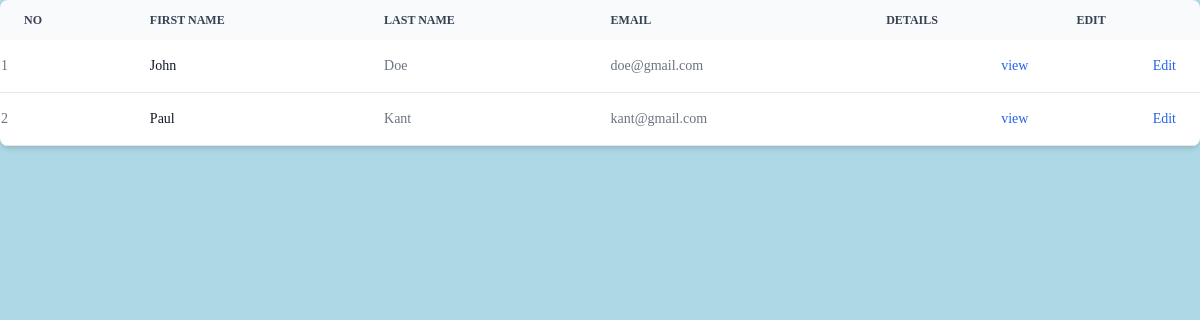
Page /about/ on the earlier database version.
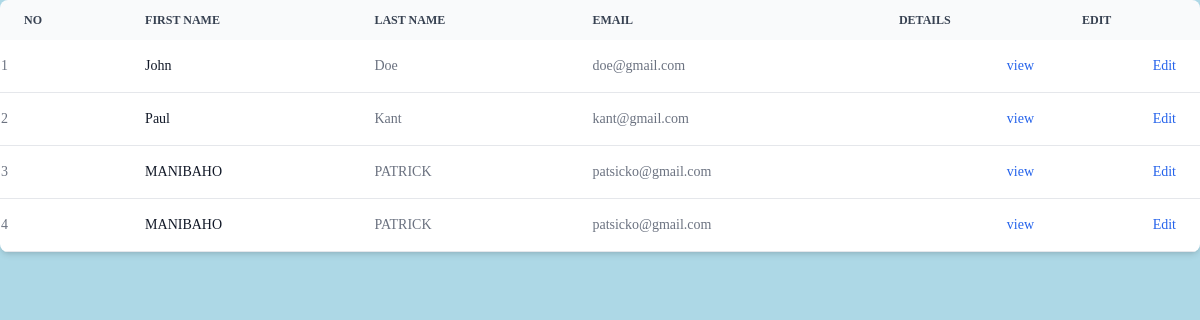
Same page on the later database version.
### home/models.py (models this page shows, shortened)
class User(models.Model):
    firstName = models.CharField(max_length=255)
    lastName = models.CharField(max_length=255)
    phone = models.IntegerField(null=True)
    email = models.CharField(max_length=255)
    join_date = models.DateField(null=True)

### home/views.py (the view)
# urls.py: path('about/', views.about, name='about' ),
def about(request):
    users = User.objects.all().values()
    blogs = Blog.objects.all().values()
    template=loader.get_template('about.html')
    context = {
        'users':users,
        'blogs':blogs
    }
    return HttpResponse(template.render(context,request))

### home/templates/about.html (shortened to what this page needs)
{% extends "master.html" %}
{% block content %}
<div>
<div class="relative overflow-x-auto shadow-md sm:rounded-lg">
    <table class="w-full text-sm text-left rtl:text-right text-gray-500 dark:text-gray-400">
        <thead class="text-xs text-gray-700 uppercase bg-gray-50 dark:bg-gray-700 dark:text-gray-400">
            <tr>
                <th scope="col" class="px-6 py-3">
                    No
                </th>
                <th scope="col" class="px-6 py-3">
                    First Name
                </th>
                <th scope="col" class="px-6 py-3">
                    <div class="flex items-center">
                        Last name
                    </div>
                </th>
                <th scope="col" class="px-6 py-3">
                    <div class="flex items-center">
                        Email
                    </div>
                </th>
                <th scope="col" class="px-6 py-3">
                    <div class="flex items-center">
                        Details
                    </div>
                </th>
                <th scope="col" class="px-6 py-3">
                    <div class="flex items-center">
                        Edit
                    </div>
                </th>
            </tr>
        </thead>
        {% for x in users %}
        <tbody>
            <tr class="bg-white border-b dark:bg-gray-800 dark:border-gray-700  {% if forloop.counter|divisibleby:2 %}
            bg-red-100
            {% else %}
            bg-blue-100  {% endif %} "
            >
                <td>{{ forloop.counter }}</td>
                <th scope="row" class="px-6 py-4 font-medium text-gray-900 whitespace-nowrap dark:text-white">
                    {{x.firstName}}
                </th>
                <td class="px-6 py-4">
                    {{x.lastName}}
                </td>
                <td class="px-6 py-4">
                    {{x.email}}
                </td>
                <td class="px-6 py-4 text-right">
                    <a href="/details/{{x.id}}" class="font-medium text-blue-600 dark:text-blue-500 hover:underline">view</a>
                </td>
                <td class="px-6 py-4 text-right">
                    <button class="font-medium text-blue-600 dark:text-blue-500 hover:underline" >Edit</button>
                </td>
            </tr>
        </tbody>
        {% empty %}
        <div>No user </div>
        {%  endfor %}
    </table>
</div>
</div>
{% endblock %}

### home/templates/master.html (shortened to what this page needs)
{% load static %}
{% load static tailwind_tags %}
<!DOCTYPE html>
<html lang="en">
<head>
    <link rel="stylesheet" href="{% static 'style.css' %}">
    {% tailwind_css %}
</head>
<body>
    {% block content %} {% endblock %}
</body>
</html>

### home/static/style.css (style rules this page uses)
body { background-color: lightblue; font-family: verdana; }

Differences in the rows shown:
added User: firstName "MANIBAHO", lastName "PATRICK", email "patsicko@gmail.com"
added User: firstName "MANIBAHO", lastName "PATRICK", email "patsicko@gmail.com"
